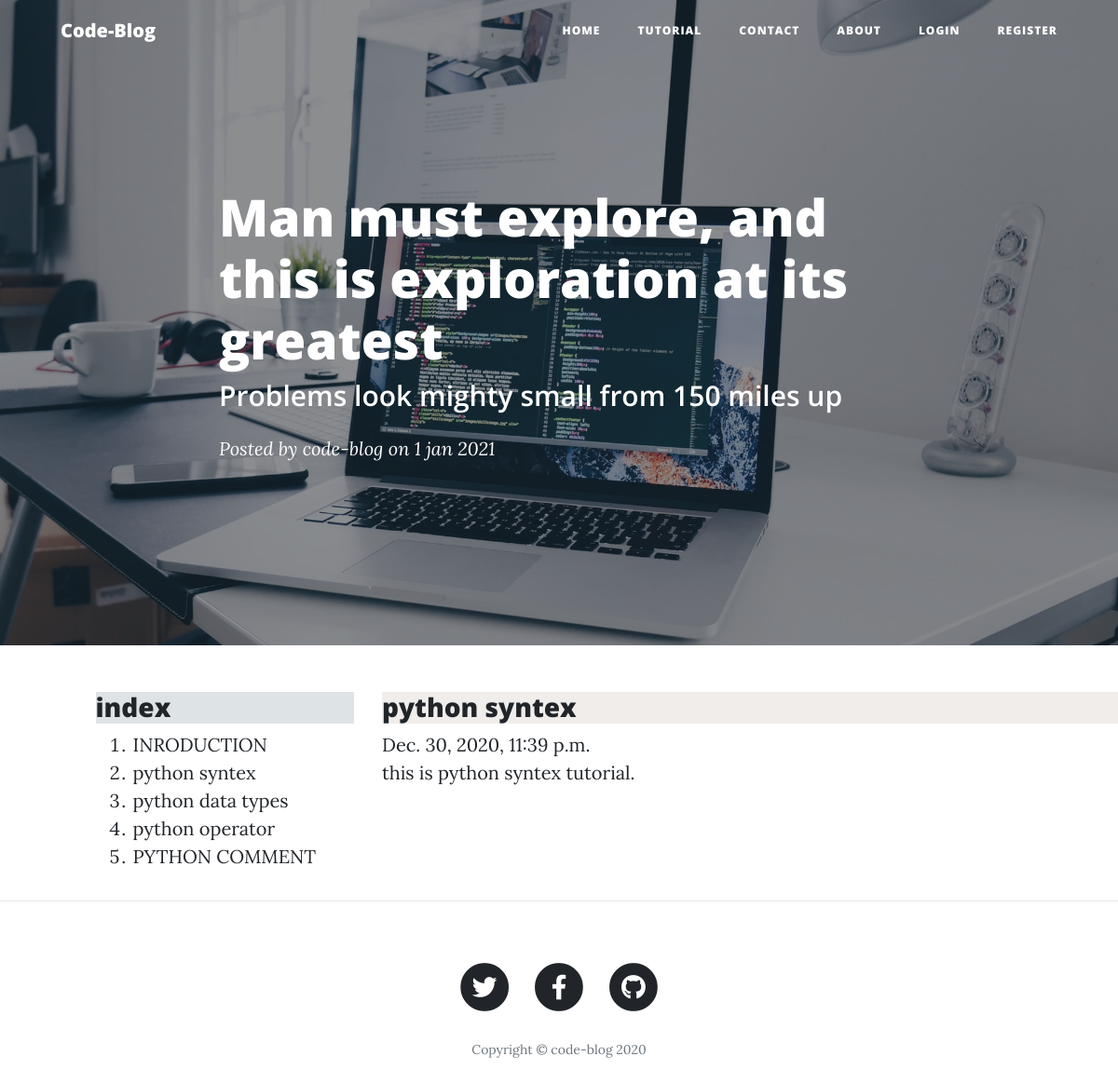
/python_syntex, run on the app's committed database.
### main/models.py (models this page shows, shortened)
class Tutorial(models.Model):
    tutorial_title = models.CharField(max_length=100)
    tutorial_content = tinymce_models.HTMLField()
    title = models.ForeignKey(item, default=1, on_delete=models.SET_DEFAULT)
    tutorial_slug = models.CharField(max_length=120, default=1)
    tutorial_published = models.DateTimeField('date published', default=dt.datetime.now)

### main/views.py (the view)
# urls.py: path('<my_slug>',views.my_slug, name='my_slug'),
def my_slug(request, my_slug):
    tutorials = [t.tutorial_slug for t in Tutorial.objects.all()]
    if my_slug in tutorials:
        this_tutorial = Tutorial.objects.get(tutorial_slug = my_slug)
        tutorial_from_series = Tutorial.objects.filter(title__title =this_tutorial.title).order_by('tutorial_published')
        this_tutorial_idx = list(tutorial_from_series).index(this_tutorial)
    return render(
        request,
        'post.html',
        {
            'tutorial':this_tutorial,
            'sidebar':tutorial_from_series,
            'this_tutorial_idx':this_tutorial_idx
        })

### main/models.py (called while the page is built)
    def __str__(self):
        return self.title

### main/templates/post.html (shortened to what this page needs)
{% extends 'base.html' %}
{%block body %}
  <header class="masthead" style="background-image: url('static/img/bgpst.jpg')">
    <div class="overlay"></div>
    <div class="container">
      <div class="row">
        <div class="col-lg-8 col-md-10 mx-auto">
          <div class="post-heading">
            <h1>Man must explore, and this is exploration at its greatest</h1>
            <h2 class="subheading">Problems look mighty small from 150 miles up</h2>
            <span class="meta">Posted by
              <a href="#">code-blog</a>
              on 1 jan 2021</span>
          </div>
        </div>
      </div>
    </div>
  </header>
 <div class="row">
<div class="col-md-1"></div>
   <div class="col-md-3" >
     <h3 style="background-color: rgb(222, 227, 230);">
     index
    </h3>
    <ol>
      {% for tutorial in sidebar %}
      <li><a href="/{{tutorial.tutorial_slug}}">{{tutorial.tutorial_title}}</a></li>
      {% endfor %}
    </ol>
   </div>
     <div class="col-md-8"  >
      <h3 style="background-color: rgb(240, 237, 235);">
       {{tutorial.tutorial_title}}
      </h3>
      {{tutorial.tutorial_published}}
     {{tutorial.tutorial_content}}
    </div>
 </div>
  <hr>
{%endblock body%}

### data on the page
Tutorial: tutorial_title "INRODUCTION"
Tutorial: tutorial_title "python syntex", tutorial_published "Dec. 30, 2020, 11:39 p.m.", tutorial_content "this is python syntex tutorial."
Tutorial: tutorial_title "python data types"
Tutorial: tutorial_title "python operator"
Tutorial: tutorial_title "PYTHON COMMENT"
